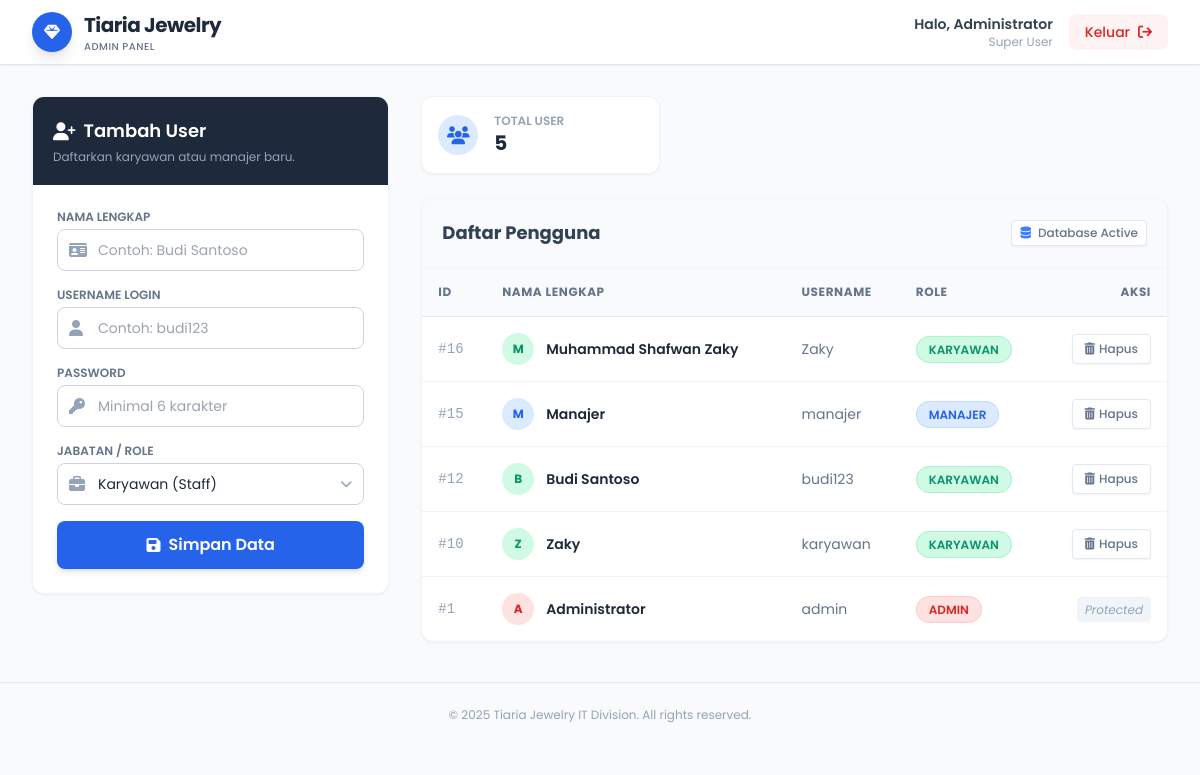
The page /admin (signed in) on the database its author committed.
### tables this page shows
CREATE TABLE users (
                id INTEGER PRIMARY KEY AUTOINCREMENT,
                username TEXT UNIQUE NOT NULL,
                password TEXT NOT NULL,
                name TEXT NOT NULL,
                role TEXT NOT NULL DEFAULT 'karyawan', 
                created_at TIMESTAMP DEFAULT CURRENT_TIMESTAMP
            );

### app.py (the view)
@app.route('/admin')
@login_required
def admin_dashboard():
    if current_user.role != 'admin': return "⛔ AKSES DITOLAK"
    conn = create_connection()
    cursor = conn.cursor()
    cursor.execute("SELECT * FROM users ORDER BY id DESC")
    all_users = cursor.fetchall()
    conn.close()
    return render_template('admin_dashboard.html', users=all_users)

### app.py (called while the page is built)
@login_manager.user_loader
def load_user(user_id):
    return User.get_by_id(user_id)

@app.before_request
def make_session_permanent():
    session.permanent = True
    app.permanent_session_lifetime = timedelta(minutes=5) # Logout otomatis setelah 5 menit idle

### models.py (called while the page is built)
    @staticmethod
    def get_by_id(user_id):
        conn = create_connection()
        cursor = conn.cursor()
        cursor.execute("SELECT * FROM users WHERE id = ?", (user_id,))
        user_data = cursor.fetchone()
        conn.close()
        if user_data:
            return User(id=user_data[0], username=user_data[1], name=user_data[3], role=user_data[4])
        return None

### utils/db_manager.py (called while the page is built)
def create_connection():
    if not os.path.exists(DB_FOLDER):
        os.makedirs(DB_FOLDER)
    conn = sqlite3.connect(DB_PATH)
    return conn

### templates/admin_dashboard.html (shortened to what this page needs)
<!DOCTYPE html>
<html lang="id">
<head>
    <script src="https://cdn.tailwindcss.com"></script>
    <link rel="stylesheet" href="https://cdnjs.cloudflare.com/ajax/libs/font-awesome/6.4.0/css/all.min.css">
</head>
<body class="bg-slate-50 text-slate-800">
    <nav class="bg-white shadow-sm border-b border-slate-200 fixed w-full top-0 z-50">
        <div class="max-w-7xl mx-auto px-4 sm:px-6 lg:px-8">
            <div class="flex justify-between h-16">
                <div class="flex items-center gap-3">
                    <div class="w-10 h-10 rounded-full bg-blue-600 flex items-center justify-center text-white shadow-lg">
                        <i class="fa-solid fa-gem"></i>
                    </div>
                    <div>
                        <h1 class="font-bold text-xl text-slate-800 tracking-tight">Tiaria Jewelry</h1>
                        <p class="text-[10px] text-slate-500 font-medium uppercase tracking-wider">Admin Panel</p>
                    </div>
                </div>
                <div class="flex items-center gap-4">
                    <div class="text-right hidden sm:block">
                        <p class="text-sm font-semibold text-slate-700">Halo, Administrator</p>
                        <p class="text-xs text-slate-400">Super User</p>
                    </div>
                    <a href="/logout" onclick="konfirmasiLogout(event)" class="bg-red-50 text-red-600 hover:bg-red-600 hover:text-white px-4 py-2 rounded-lg text-sm font-medium transition-all duration-300 flex items-center gap-2 group">
                        <span>Keluar</span>
                        <i class="fa-solid fa-arrow-right-from-bracket group-hover:translate-x-1 transition-transform"></i>
                    </a>
                </div>
            </div>
        </div>
    </nav>
    <main class="max-w-7xl mx-auto px-4 sm:px-6 lg:px-8 mt-24 mb-10">
        <div class="grid grid-cols-1 lg:grid-cols-3 gap-8">
            <div class="lg:col-span-1">
                <div class="bg-white rounded-xl shadow-sm border border-slate-100 overflow-hidden sticky top-24">
                    <div class="bg-slate-800 p-5 text-white">
                        <h2 class="font-semibold text-lg flex items-center gap-2">
                            <i class="fa-solid fa-user-plus"></i> Tambah User
                        </h2>
                        <p class="text-slate-400 text-xs mt-1">Daftarkan karyawan atau manajer baru.</p>
                    </div>
                    <div class="p-6">
                        <form action="/add_user" method="POST" class="space-y-4">
                            <div>
                                <label class="block text-xs font-semibold text-slate-500 uppercase mb-1">Nama Lengkap</label>
                                <div class="relative">
                                    <span class="absolute inset-y-0 left-0 pl-3 flex items-center text-slate-400"><i class="fa-solid fa-id-card"></i></span>
                                    <input type="text" name="name" placeholder="Contoh: Budi Santoso" required
                                        class="w-full pl-10 pr-4 py-2.5 rounded-lg border border-slate-300 focus:border-blue-500 focus:ring-2 focus:ring-blue-100 outline-none text-sm transition-all">
                                </div>
                            </div>
                            <div>
                                <label class="block text-xs font-semibold text-slate-500 uppercase mb-1">Username Login</label>
                                <div class="relative">
                                    <span class="absolute inset-y-0 left-0 pl-3 flex items-center text-slate-400"><i class="fa-solid fa-user"></i></span>
                                    <input type="text" name="username" placeholder="Contoh: budi123" required
                                        class="w-full pl-10 pr-4 py-2.5 rounded-lg border border-slate-300 focus:border-blue-500 focus:ring-2 focus:ring-blue-100 outline-none text-sm transition-all">
                                </div>
                            </div>
                            <div>
                                <label class="block text-xs font-semibold text-slate-500 uppercase mb-1">Password</label>
                                <div class="relative">
                                    <span class="absolute inset-y-0 left-0 pl-3 flex items-center text-slate-400"><i class="fa-solid fa-key"></i></span>
                                    <input type="password" name="password" placeholder="Minimal 6 karakter" required
                                        class="w-full pl-10 pr-4 py-2.5 rounded-lg border border-slate-300 focus:border-blue-500 focus:ring-2 focus:ring-blue-100 outline-none text-sm transition-all">
                                </div>
                            </div>
                            <div>
                                <label class="block text-xs font-semibold text-slate-500 uppercase mb-1">Jabatan / Role</label>
                                <div class="relative">
                                    <span class="absolute inset-y-0 left-0 pl-3 flex items-center text-slate-400"><i class="fa-solid fa-briefcase"></i></span>
                                    <select name="role" class="w-full pl-10 pr-4 py-2.5 rounded-lg border border-slate-300 focus:border-blue-500 focus:ring-2 focus:ring-blue-100 outline-none text-sm transition-all bg-white appearance-none">
                                        <option value="karyawan">Karyawan (Staff)</option>
                                    </select>
                                    <span class="absolute inset-y-0 right-0 pr-3 flex items-center pointer-events-none text-slate-400"></span>
                                </div>
                            </div>
                            <button type="submit" class="w-full bg-blue-600 hover:bg-blue-700 text-white font-semibold py-3 rounded-lg shadow-md hover:shadow-lg transition-all duration-300 flex items-center justify-center gap-2 mt-4">
                                <i class="fa-solid fa-floppy-disk"></i> Simpan Data
                            </button>
                        </form>
                    </div>
                </div>
            </div>
            <div class="lg:col-span-2">
                <div class="grid grid-cols-2 md:grid-cols-3 gap-4 mb-6">
                    <div class="bg-white p-4 rounded-xl shadow-sm border border-slate-100 flex items-center gap-4">
                        <div class="w-10 h-10 rounded-full bg-blue-100 text-blue-600 flex items-center justify-center text-lg"><i class="fa-solid fa-users"></i></div>
                        <div>
                            <p class="text-xs text-slate-400 font-semibold uppercase">Total User</p>
                            <h3 class="text-xl font-bold text-slate-800">{{ users|length }}</h3>
                        </div>
                    </div>
                </div>
                <div class="bg-white rounded-xl shadow-sm border border-slate-100 overflow-hidden">
                    <div class="p-5 border-b border-slate-100 flex justify-between items-center bg-slate-50">
                        <h3 class="font-bold text-slate-700 text-lg">Daftar Pengguna</h3>
                        <span class="text-xs font-medium px-2 py-1 bg-white border rounded text-slate-500 shadow-sm">
                            <i class="fa-solid fa-database text-blue-500 mr-1"></i> Database Active
                        </span>
                    </div>
                    <div class="overflow-x-auto">
                        <table class="w-full text-left border-collapse">
                            <thead>
                                <tr class="bg-slate-50 text-slate-500 uppercase text-xs font-bold tracking-wider">
                                    <th class="p-4 border-b border-slate-200">ID</th>
                                    <th class="p-4 border-b border-slate-200">Nama Lengkap</th>
                                    <th class="p-4 border-b border-slate-200">Username</th>
                                    <th class="p-4 border-b border-slate-200">Role</th>
                                    <th class="p-4 border-b border-slate-200 text-right">Aksi</th>
                                </tr>
                            </thead>
                            <tbody class="text-sm text-slate-700 divide-y divide-slate-100">
                                {% for user in users %}
                                <tr class="hover:bg-blue-50/30 transition-colors duration-200">
                                    <td class="p-4 font-mono text-slate-400">#{{ user[0] }}</td>
                                    <td class="p-4 font-semibold text-slate-800">
                                        <div class="flex items-center gap-3">
                                            <div class="w-8 h-8 rounded-full flex items-center justify-center text-xs font-bold
                                                {% if user[4] == 'admin' %} bg-red-100 text-red-600
                                                {% elif user[4] == 'manajer' %} bg-blue-100 text-blue-600
                                                {% else %} bg-emerald-100 text-emerald-600 {% endif %}">
                                                {{ user[3][:1] }}
                                            </div>
                                            {{ user[3] }}
                                        </div>
                                    </td>
                                    <td class="p-4 text-slate-500">{{ user[1] }}</td>
                                    <td class="p-4">
                                        <span class="px-3 py-1 rounded-full text-xs font-semibold
                                            {% if user[4] == 'admin' %} bg-red-100 text-red-600 border border-red-200
                                            {% elif user[4] == 'manajer' %} bg-blue-100 text-blue-600 border border-blue-200
                                            {% else %} bg-emerald-100 text-emerald-600 border border-emerald-200 {% endif %}">
                                            {{ user[4]|upper }}
                                        </span>
                                    </td>
                                    <td class="p-4 text-right">
                                        {% if user[1] != 'admin' %}
                                            <button onclick="konfirmasiHapus(event, '{{ user[0] }}', '{{ user[3] }}')"
                                               class="inline-flex items-center gap-1 px-3 py-1.5 bg-white border border-slate-200 hover:bg-red-50 hover:text-red-600 hover:border-red-200 text-slate-500 rounded text-xs font-medium transition-all shadow-sm group">
                                                <i class="fa-solid fa-trash-can group-hover:scale-110 transition-transform"></i> Hapus
                                            </button>
                                        {% else %}
                                            <span class="text-xs text-slate-400 italic bg-slate-100 px-2 py-1 rounded">Protected</span>
                                        {% endif %}
                                    </td>
                                </tr>
                                {% endfor %}
                            </tbody>
                        </table>
                    </div>
                </div>
            </div>
        </div>
    </main>
    <footer class="text-center py-6 text-slate-400 text-xs border-t border-slate-200 mt-auto">
        &copy; 2025 Tiaria Jewelry IT Division. All rights reserved.
    </footer>
</body>
</html>

### templates/admin_dashboard.html (style rules this page uses)
body { font-family: 'Poppins', sans-serif; }

### rows shown on the page
users: id "16", name "M", name "Muhammad Shafwan Zaky", username "Zaky", role "KARYAWAN"
users: id "15", name "M", name "Manajer", username "manajer", role "MANAJER"
users: id "12", name "B", name "Budi Santoso", username "budi123", role "KARYAWAN"
users: id "10", name "Z", name "Zaky", username "karyawan", role "KARYAWAN"
users: id "1", name "A", name "Administrator", username "admin", role "ADMIN", shows "Protected"

### other values the page prints
{{ users|length }} "5"
